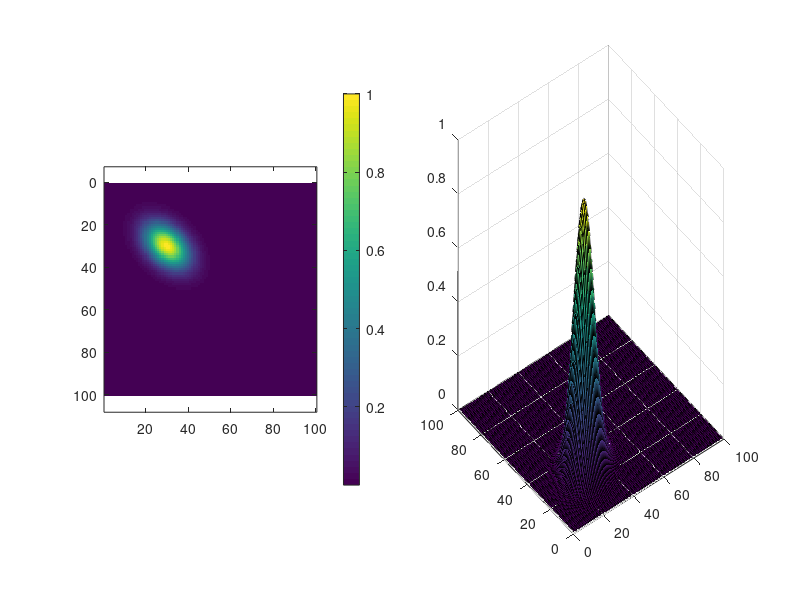

This chart was generated by the following MATLAB code:
GaussTestFig=figure;
set(GaussTestFig,'position',[100,100,1700,800]);
%%%%%%%%%%%%%%%%%%%%%%%%%%%%%%%%%
%%%%%%%%%%%%%%%%%%%%%%%%%%%%%%%%%
%%%%%%%%%%%%%%%%%%%%%%%%%%%%%%%%%
%%%%%%%%%%%%%%%%%%%%%%%%%%%%%%%%%
AreaSize=100;
Amp=1;
mu1 = [30 30];
Sigma1 = [  50   20; 
            20   50];
% Sigma = [Variance1, Covariance1;
%         Covariance1, Variance2]
%         Covariance must be equal
%         VarDiff is used in fitting
%%%%%%%%%%%%%%%%%%%%%%%%%%%%%%%%%
%%%%%%%%%%%%%%%%%%%%%%%%%%%%%%%%%
%%%%%%%%%%%%%%%%%%%%%%%%%%%%%%%%%
%%%%%%%%%%%%%%%%%%%%%%%%%%%%%%%%%
InterpolationMethod = 'nearest'; % 'nearest','linear','spline','cubic'
x = 1:AreaSize; y = 1:AreaSize;
[X,Y] = meshgrid(x,y);
F1 = mvnpdf([X(:) Y(:)],mu1,Sigma1);
F1 = reshape(F1,length(y),length(x));
F1=(F1/max(F1(:)))*Amp;
subplot(1,2,1)
imagesc(F1)
axis equal tight
colorbar
subplot(1,2,2)
surf(F1)
%%%%%%%%%%%%%%%%%%%%%%%%%%%%%%%%%
%%%%%%%%%%%%%%%%%%%%%%%%%%%%%%%%%
%%%%%%%%%%%%%%%%%%%%%%%%%%%%%%%%%
%%%%%%%%%%%%%%%%%%%%%%%%%%%%%%%%%



%%%%%%%%%%%%%%%%%%%%%%%%%%%%%%%%%%%%%%%%%%%%%%%%%%%%%%%%%%%%%%%%%%%%%%%%%%%%%%%%%%%%%%%%%%%%%%%%%%%%%%%%%%%%%%%%%%%%%%%%%%%%%%%%%%%%%%%%%%%%%%%%%%%%%%%%%%%%%%%%%%%%%%%%%%%%%%%%%%%%%%%%%%%%%%%%%%%%%%%%%%%%%%%%%%%%%%%%%%%%%%%%%%%%%%%%%%%%%%%%%%%%%%%%%%%%
% %Region settings
% SOQA_Parameters(1).RegionSplitting_Threshold=0.05; %Apply a stricter threshold to the initial region finding CorrAmp map to get more smaller regions, will need to adjust for different inputs/amplitudes
% SOQA_Parameters(1).RegionSplitting_Threshold_Increase=0.05;
% SOQA_Parameters(1).Max_Region_Area=800; %in pixels will split by increasing the starting threshold value
% SOQA_Parameters(1).Min_Region_Area=15; %Lower for Ib?
% SOQA_Parameters(1).RegionEdge_Padding=2; %pixels to increase the size of the
% SOQA_Parameters(1).SuppressBorder=1; %Can avoid any matches too close to the border, shouldnt be a problem anymore but probably safer
% SOQA_Parameters(1).SuppressBorderSize=2;%in pixels
% SOQA_Parameters(1).SuppressBorderRatio=0.8;%how much to suppress edge pixel values
% 
% %Replicate/components nandling
% SOQA_Parameters(1).NumReplicates=20;%Initial number of complete runs through progressing numbers of components
% SOQA_Parameters(1).MaxNumGaussians=1;%Initial number of components to test per window can set differently for different inputs
% SOQA_Parameters(1).ReplicateIncrease=10; %The number of test fits will increase as the number of components increases
% SOQA_Parameters(1).MaxAllowed_NumReplicates=200;%To prevent too many tests
% SOQA_Parameters(1).MaxAllowed_NumGaussians=2;%to prevent too many fits.  with very large regions this would need to be increased
% SOQA_Parameters(1).MaxAllowed_NumResets=1;%if no good fits are found it will restart after adjusting parameters
% SOQA_Parameters(1).Repeat_Amp_Threshold=0.1;
% 
% %GMM Settings
% SOQA_Parameters(1).Check_Prior_Frame_Fit=0;%This option will allow the script to check for conditions that would allow the frame prior to the peak frame to be used for fitting, probably most useful in Is where spots spread rapidly
% SOQA_Parameters(1).Check_Prior_Frame_Limits=[0.3,0.8];%Will trigger an alternative image if the frame before the TemplatePeakPosition is within this range.
% SOQA_Parameters(1).FitFiltered=0;%uses filtered data for the primary analysis, I would rather not have to use this but it seems to work better and less errors
% SOQA_Parameters(1).TestFiltered=0;%use a filtered test image for the 2d correlation testing procedure to avoid noise triggering more fits
% SOQA_Parameters(1).FilterSize=5;%Filter the TestImage, gaussian, might be bad prior to gaussian fitting, data was intially gaussian filtered once
% SOQA_Parameters(1).FilterSigma=1;
% SOQA_Parameters(1).MinDistance=10;%helps avoid double matches right on top of one another but might be good
% SOQA_Parameters(1).PenalizeMoreComponents=1;%Will try to supress fits that have more components
% SOQA_Parameters(1).NumCompPenalty=-0.3;%how much to scale the 
% SOQA_Parameters(1).RegularizationValue=1e-6;%will keep the function converging and not going off to infinity
% SOQA_Parameters(1).Minimum_Peak_Amplitude=0.04;
% SOQA_Parameters(1).Corr_Score_Scalar=3;
% 
% %Mini-based Weighting Settings
% % SynapGCaMP6 Minis Ib Boutons
% % Amp Mean: 0.44989 STD: 0.37106
% % Variance Mean: 7.8505 STD: 3.5213
% % Variance Diff Mean: 2.3381 STD: 2.2767
% % Covariance Mean: -0.1273 STD: 1.7553
% SOQA_Parameters(1).AmpXData = [0, 0.1, 0.2, 0.3, 0.4, 0.5, 0.6, 0.7, 0.8, 0.9, 1, 1.1, 1.2, 1.3, 1.4, 1.5, 1.6, 1.7, 1.8, 1.9, 2, 2.1, 2.2, 2.3, 2.4, 2.5, 2.6, 2.7, 2.8, 2.9, 3];
% SOQA_Parameters(1).Amp_Norm_Hist = [0.7185, 1, 0.92279, 0.87882, 0.71153, 0.55818, 0.42145, 0.31957, 0.24665, 0.18874, 0.14263, 0.10509, 0.078284, 0.057373, 0.046113, 0.034853, 0.026273, 0.021984, 0.017694, 0.012869, 0.010724, 0.0085791, 0.0053619, 0.0037534, 0.0037534, 0.002681, 0.0016086, 0.0010724, 0.0010724, 0, 0];
% SOQA_Parameters(1).Amp_Score_Shift=0;
% SOQA_Parameters(1).Amp_Score_Scalar=1;
% 
% SOQA_Parameters(1).VarHistXData = [0, 1, 2, 3, 4, 5, 6, 7, 8, 9, 10, 11, 12, 13, 14, 15, 16, 17, 18, 19, 20, 21, 22, 23, 24, 25, 26, 27, 28, 29, 30];
% SOQA_Parameters(1).Variance_Norm_Hist = [0, 0.029842, 0.25878, 0.45304, 0.67365, 0.89054, 0.98885, 1, 0.91757, 0.78209, 0.62872, 0.47601, 0.35709, 0.26385, 0.20101, 0.13682, 0.1, 0.069595, 0.056081, 0.036149, 0.020608, 0.016216, 0.0125, 0.0084459, 0.0054054, 0.0043919, 0.0030405, 0.0016892, 0.0010135, 0.0016892, 0.0016892];
% SOQA_Parameters(1).Var_Score_Shift=0;
% SOQA_Parameters(1).Var_Score_Scalar=1;
% 
% SOQA_Parameters(1).VarDiffXData = [0, 1, 2, 3, 4, 5, 6, 7, 8, 9, 10, 11, 12, 13, 14, 15, 16, 17, 18, 19, 20];
% SOQA_Parameters(1).Variance_Difference_Norm_Hist = [0.75183, 1, 0.80085, 0.69951, 0.46024, 0.29159, 0.17927, 0.10427, 0.058537, 0.038049, 0.023049, 0.016463, 0.012439, 0.01061, 0.0065854, 0.0047561, 0.0032927, 0.002561, 0.0014634, 0.0018293, 0.0018293];
% SOQA_Parameters(1).Var_Diff_Score_Shift=0;
% SOQA_Parameters(1).Var_Diff_Score_Scalar=2;
% 
% SOQA_Parameters(1).CovHistXData = [0, 0.5, 1, 1.5, 2, 2.5, 3, 3.5, 4, 4.5, 5, 5.5, 6, 6.5, 7, 7.5, 8, 8.5, 9, 9.5, 10];
% SOQA_Parameters(1).Covariance_Norm_Hist = [1, 0.45299, 0.29255, 0.096947, 0.056777, 0.02906, 0.015873, 0.010745, 0.0070818, 0.004884, 0.003663, 0.0026862, 0.0020757, 0.0017094, 0.0017094, 0.0019536, 0.0015873, 0.0013431, 0.0014652, 0.001221, 0.002442];
% SOQA_Parameters(1).Cov_Score_Shift=0;
% SOQA_Parameters(1).Cov_Score_Scalar=1.5;
%%%%%%%%%%%%%%%%%%%%%%%%%%%%%%%%%%%%%%%%%%%%%%%%%%%%%%%%%%%%%%%%%%%%%%%%%%%%%%%%%%%%%%%%%%%%%%%%%%%%%%%%%%%%%%%%%%%%%%%%%%%%%%%%%%%%%%%%%%%%%%%%%%%%%%%%%%%%%%%%%%%%%%%%%%%%%%%%%%%%%%%%%%%%%%%%%%%%%%%%%%%%%%%%%%%%%%%%%%%%%%%%%%%%%%%%%%%%%%%%%%%%%%%%%%%%
% %CpxRNAi
% %Region settings
% SOQA_Parameters(7).RegionSplitting_Threshold=0.05; %Apply a stricter threshold to the initial region finding CorrAmp map to get more smaller regions, will need to adjust for different inputs/amplitudes
% SOQA_Parameters(7).RegionSplitting_Threshold_Increase=0.05;
% SOQA_Parameters(7).Max_Region_Area=600; %in pixels will split by increasing the starting threshold value
% SOQA_Parameters(7).Min_Region_Area=15; %Lower for Ib?
% SOQA_Parameters(7).RegionEdge_Padding=2; %pixels to increase the size of the
% SOQA_Parameters(7).SuppressBorder=1; %Can avoid any matches too close to the border, shouldnt be a problem anymore but probably safer
% SOQA_Parameters(7).SuppressBorderSize=2;%in pixels
% SOQA_Parameters(7).SuppressBorderRatio=0.8;%how much to suppress edge pixel values
% 
% %Replicate/components nandling
% SOQA_Parameters(7).NumReplicates=20;%Initial number of complete runs through progressing numbers of components
% SOQA_Parameters(7).MaxNumGaussians=6;%Initial number of components to test per window can set differently for different inputs
% SOQA_Parameters(7).ReplicateIncrease=10; %The number of test fits will increase as the number of components increases
% SOQA_Parameters(7).MaxAllowed_NumReplicates=200;%To prevent too many tests
% SOQA_Parameters(7).MaxAllowed_NumGaussians=4;%to prevent too many fits.  with very large regions this would need to be increased
% SOQA_Parameters(7).MaxAllowed_NumResets=1;%if no good fits are found it will restart after adjusting parameters
% SOQA_Parameters(7).Repeat_Amp_Threshold=0.1;
% SOQA_Parameters(7).RunInParallelMode=2;%new method is very different, currently the non-parallel mode is not a default option
% 
% %GMM Settings
% SOQA_Parameters(7).Check_Prior_Frame_Fit=0;%This option will allow the script to check for conditions that would allow the frame prior to the peak frame to be used for fitting, probably most useful in Is where spots spread rapidly
% SOQA_Parameters(7).Check_Prior_Frame_Limits=[0.3,0.8];%Will trigger an alternative image if the frame before the TemplatePeakPosition is within this range.
% SOQA_Parameters(7).FitFiltered=0;%uses filtered data for the primary analysis, I would rather not have to use this but it seems to work better and less errors
% SOQA_Parameters(7).TestFiltered=0;%use a filtered test image for the 2d correlation testing procedure to avoid noise triggering more fits
% SOQA_Parameters(7).FilterSize=5;%Filter the TestImage, gaussian, might be bad prior to gaussian fitting, data was intially gaussian filtered once
% SOQA_Parameters(7).FilterSigma=1;
% SOQA_Parameters(7).MinDistance=7;%helps avoid double matches right on top of one another but might be good
% SOQA_Parameters(7).PenalizeMoreComponents=1;%Will try to supress fits that have more components
% SOQA_Parameters(7).NumCompPenalty=-0.3;%-0.15;%how much to scale the 
% SOQA_Parameters(7).ProbabilityTolerance=1e-9;%not used right now
% SOQA_Parameters(7).InternalReplicates=1;%how many replicates each fitgmdist call runs, it will pick the best fit from each run with the largest liklihood
% SOQA_Parameters(7).GMDistFitOptions=statset;
% SOQA_Parameters(7).GMDistFitOptions.Display='off';
% SOQA_Parameters(7).GMDistFitOptions.MaxIter=10;%To get different options keep this low
% SOQA_Parameters(7).GMDistFitOptions.TolFun=1e-6;%not sure but not used yet
% SOQA_Parameters(7).StartCondition='randSample';%eventually I would like to guide fitting here
% SOQA_Parameters(7).RegularizationValue=1e-6;%will keep the function converging and not going off to infinity
% SOQA_Parameters(7).Minimum_Peak_Amplitude=0.15;%0.035;
% SOQA_Parameters(7).Minimum_Peak_Amplitude_IndexDelta=-0.0025;
% SOQA_Parameters(7).Corr_Score_Scalar=3;
% 
% %Mini-based Weighting Settings
% % SynapGCaMP6 Minis Ib Boutons
% % Amp Mean: 0.44989 STD: 0.37106
% % Variance Mean: 7.8505 STD: 3.5213
% % Variance Diff Mean: 2.3381 STD: 2.2767
% % Covariance Mean: -0.1273 STD: 1.7553
% SOQA_Parameters(7).AmpXData = [0, 0.1, 0.2, 0.3, 0.4, 0.5, 0.6, 0.7, 0.8, 0.9, 1, 1.1, 1.2, 1.3, 1.4, 1.5, 1.6, 1.7, 1.8, 1.9, 2, 2.1, 2.2, 2.3, 2.4, 2.5, 2.6, 2.7, 2.8, 2.9, 3];
% SOQA_Parameters(7).Amp_Norm_Hist = [0.7185, 1, 0.92279, 0.87882, 0.71153, 0.55818, 0.42145, 0.31957, 0.24665, 0.18874, 0.14263, 0.10509, 0.078284, 0.057373, 0.046113, 0.034853, 0.026273, 0.021984, 0.017694, 0.012869, 0.010724, 0.0085791, 0.0053619, 0.0037534, 0.0037534, 0.002681, 0.0016086, 0.0010724, 0.0010724, 0, 0];
% SOQA_Parameters(7).Amp_Score_Shift=0;
% SOQA_Parameters(7).Amp_Score_Scalar=0.5;%1;
% 
% SOQA_Parameters(7).VarHistXData = [0, 1, 2, 3, 4, 5, 6, 7, 8, 9, 10, 11, 12, 13, 14, 15, 16, 17, 18, 19, 20, 21, 22, 23, 24, 25, 26, 27, 28, 29, 30];
% SOQA_Parameters(7).Variance_Norm_Hist = [0, 0.029842, 0.25878, 0.45304, 0.67365, 0.89054, 0.98885, 1, 0.91757, 0.78209, 0.62872, 0.47601, 0.35709, 0.26385, 0.20101, 0.13682, 0.1, 0.069595, 0.056081, 0.036149, 0.020608, 0.016216, 0.0125, 0.0084459, 0.0054054, 0.0043919, 0.0030405, 0.0016892, 0.0010135, 0.0016892, 0.0016892];
% SOQA_Parameters(7).Var_Score_Shift=0;
% SOQA_Parameters(7).Var_Score_Scalar=2;%1;
% 
% SOQA_Parameters(7).VarDiffXData = [0, 1, 2, 3, 4, 5, 6, 7, 8, 9, 10, 11, 12, 13, 14, 15, 16, 17, 18, 19, 20];
% SOQA_Parameters(7).Variance_Difference_Norm_Hist = [0.75183, 1, 0.80085, 0.69951, 0.46024, 0.29159, 0.17927, 0.10427, 0.058537, 0.038049, 0.023049, 0.016463, 0.012439, 0.01061, 0.0065854, 0.0047561, 0.0032927, 0.002561, 0.0014634, 0.0018293, 0.0018293];
% SOQA_Parameters(7).Var_Diff_Score_Shift=0;
% SOQA_Parameters(7).Var_Diff_Score_Scalar=2;
% 
% SOQA_Parameters(7).CovHistXData = [0, 0.5, 1, 1.5, 2, 2.5, 3, 3.5, 4, 4.5, 5, 5.5, 6, 6.5, 7, 7.5, 8, 8.5, 9, 9.5, 10];
% SOQA_Parameters(7).Covariance_Norm_Hist = [1, 0.45299, 0.29255, 0.096947, 0.056777, 0.02906, 0.015873, 0.010745, 0.0070818, 0.004884, 0.003663, 0.0026862, 0.0020757, 0.0017094, 0.0017094, 0.0019536, 0.0015873, 0.0013431, 0.0014652, 0.001221, 0.002442];
% SOQA_Parameters(7).Cov_Score_Shift=0;
% SOQA_Parameters(7).Cov_Score_Scalar=1.5;
% 
